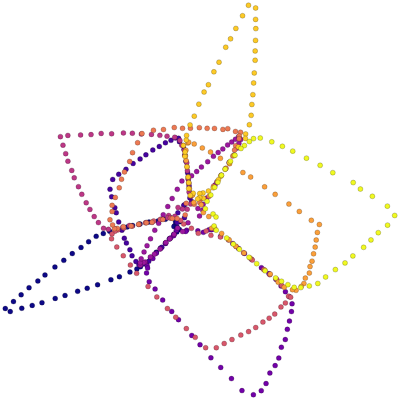

The notebook cell saved with this chart:
### Code cell
X_dr = X_isomap
y = labels
method_name = 'ISOMAP'
plotly_2D_scatter(X_dr, y,
                  save_path = 'images/ortho_cycle/'+method_name+'.pdf',
                  width=400, height=400, leave_out = 0.1,
                  autosize=False, margin = {'l':0,'r':0,'t':0,'b':0})

### Figure 1 — Plotly figure (JSON) as saved in the notebook; plotly's stock layout.template omitted (floating-point values rounded to 4 significant figures; data arrays with more than 128 entries replaced by an {"elided": "..."} marker saying what was removed)
{"data": [{"hovertemplate": "x=%{x}<br>y=%{y}<br>color=%{marker.color}<extra></extra>", "legendgroup": "", "marker": {"color": {"elided": "500 int values"}, "coloraxis": "coloraxis", "line": {"color": "black", "width": 0.2}, "opacity": 1, "size": 5, "symbol": "circle"}, "mode": "markers", "name": "", "orientation": "v", "showlegend": false, "type": "scatter", "x": {"elided": "500 float values"}, "xaxis": "x", "y": {"elided": "500 float values"}, "yaxis": "y"}], "layout": {"autosize": false, "coloraxis": {"colorbar": {"title": {"text": "color"}}, "colorscale": [[0, "#0d0887"], [0.1111, "#46039f"], [0.2222, "#7201a8"], [0.3333, "#9c179e"], [0.4444, "#bd3786"], [0.5556, "#d8576b"], [0.6667, "#ed7953"], [0.7778, "#fb9f3a"], [0.8889, "#fdca26"], [1, "#f0f921"]], "showscale": false}, "height": 400, "legend": {"tracegroupgap": 0}, "margin": {"b": 0, "l": 0, "r": 0, "t": 0}, "plot_bgcolor": "white", "width": 400, "xaxis": {"anchor": "y", "domain": [0, 1], "range": [-3.652, 3.878], "title": {"text": "x"}, "visible": false}, "yaxis": {"anchor": "x", "domain": [0, 1], "range": [-3.554, 4.063], "title": {"text": "y"}, "visible": false}}}
